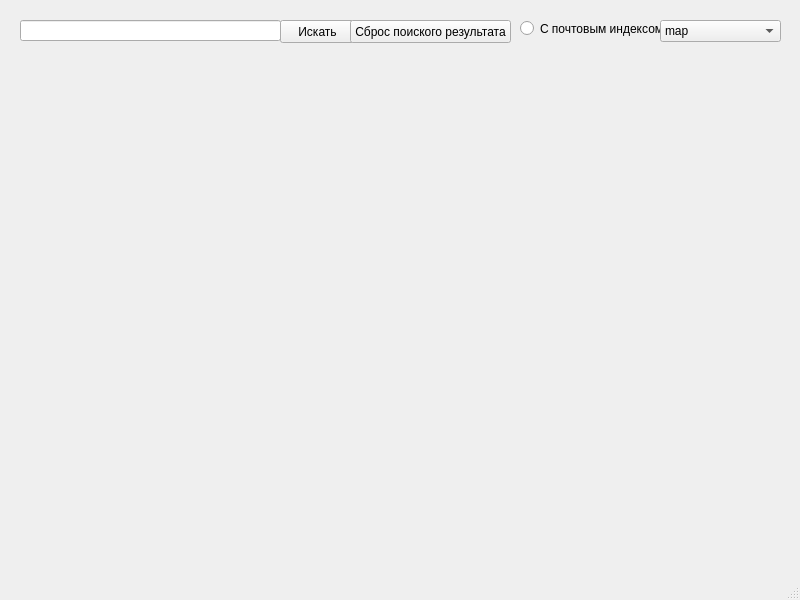
<?xml version="1.0" encoding="UTF-8"?>
<ui version="4.0">
 <class>MainWindow</class>
 <widget class="QMainWindow" name="MainWindow">
  <property name="geometry">
   <rect>
    <x>0</x>
    <y>0</y>
    <width>800</width>
    <height>600</height>
   </rect>
  </property>
  <property name="windowTitle">
   <string>MainWindow</string>
  </property>
  <widget class="QWidget" name="centralwidget">
   <widget class="QLabel" name="img">
    <property name="geometry">
     <rect>
      <x>60</x>
      <y>130</y>
      <width>681</width>
      <height>401</height>
     </rect>
    </property>
    <property name="text">
     <string/>
    </property>
   </widget>
   <widget class="QLineEdit" name="lineEdit">
    <property name="geometry">
     <rect>
      <x>20</x>
      <y>20</y>
      <width>261</width>
      <height>21</height>
     </rect>
    </property>
   </widget>
   <widget class="QPushButton" name="pushButton">
    <property name="geometry">
     <rect>
      <x>280</x>
      <y>20</y>
      <width>75</width>
      <height>23</height>
     </rect>
    </property>
    <property name="text">
     <string>Искать</string>
    </property>
   </widget>
   <widget class="QPushButton" name="pushButton_2">
    <property name="geometry">
     <rect>
      <x>350</x>
      <y>20</y>
      <width>161</width>
      <height>23</height>
     </rect>
    </property>
    <property name="text">
     <string>Сброс поиского результата</string>
    </property>
   </widget>
   <widget class="QLabel" name="address">
    <property name="geometry">
     <rect>
      <x>20</x>
      <y>50</y>
      <width>261</width>
      <height>41</height>
     </rect>
    </property>
    <property name="text">
     <string/>
    </property>
   </widget>
   <widget class="QRadioButton" name="radioButton">
    <property name="geometry">
     <rect>
      <x>520</x>
      <y>20</y>
      <width>141</width>
      <height>17</height>
     </rect>
    </property>
    <property name="text">
     <string>С почтовым индексом</string>
    </property>
   </widget>
   <widget class="QComboBox" name="layer">
    <property name="geometry">
     <rect>
      <x>660</x>
      <y>20</y>
      <width>121</width>
      <height>22</height>
     </rect>
    </property>
    <item>
     <property name="text">
      <string>map</string>
     </property>
    </item>
    <item>
     <property name="text">
      <string>sat</string>
     </property>
    </item>
    <item>
     <property name="text">
      <string>sat,skl</string>
     </property>
    </item>
   </widget>
  </widget>
  <widget class="QMenuBar" name="menubar">
   <property name="geometry">
    <rect>
     <x>0</x>
     <y>0</y>
     <width>800</width>
     <height>21</height>
    </rect>
   </property>
  </widget>
  <widget class="QStatusBar" name="statusbar"/>
  <action name="map">
   <property name="text">
    <string>Схема</string>
   </property>
  </action>
  <action name="sat">
   <property name="text">
    <string>Спутник</string>
   </property>
  </action>
  <action name="sat2">
   <property name="text">
    <string>Гибрид</string>
   </property>
  </action>
 </widget>
 <resources/>
 <connections/>
</ui>
